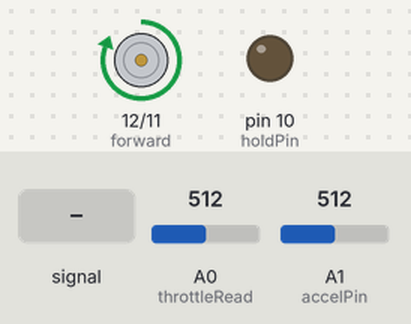
Recording of a sketch running on a simulated Arduino Uno, built with avr-gcc and run on an emulated ATmega328P. On the bench: motor-driver pin pairs drawn as motors (green arrow = first pin HIGH = forward, orange = second pin HIGH = backward, longer = more drive), output pins drawn as LEDs (lit = HIGH). Inputs (shaded band) come from the test bench; at power-on: A0 (throttleRead) = 512, A1 (accelPin) = 512.

Above: at 1.2 s.
1.3 s: A1 (accelPin) fed a 200 Hz sine of ±255 counts around its level
At 1.4 s:
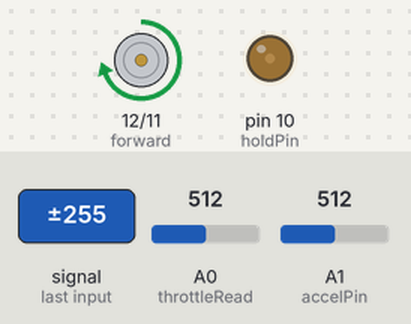
4.3 s: A0 (throttleRead) set to 716
5.8 s: A1 (accelPin) set to 177
7.3 s: A1 (accelPin) set to 161
At 8.3 s:
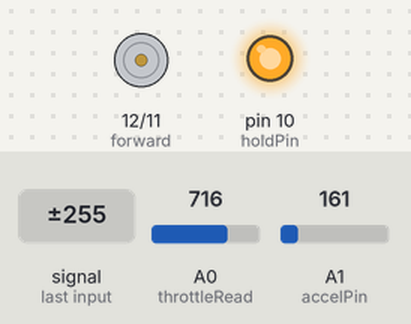
8.8 s: A0 (throttleRead) set to 582
10.3 s: A0 (throttleRead) set to 559
At 10.6 s:
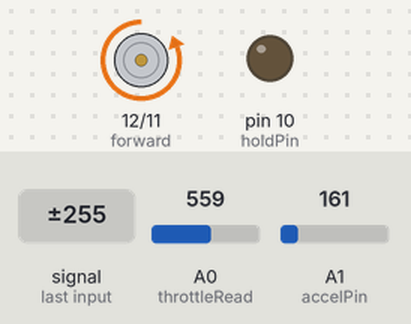
Timing chart, 0 to 12.8 s (numbered marks = the images above; inputs shaded):
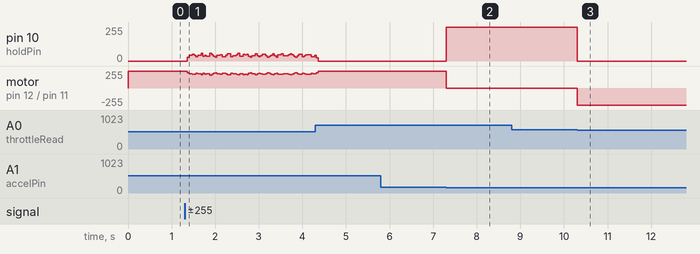

The sketch:

fullController.ino
```cpp
const int forward = 12; const int backward = 11; const int holdPin = 10;
const int throttleRead = A0; const int accelPin = A1;
const float conversion = 5 / 1024.0;
float potVoltage = 0;
float percentOpen = 0;
float error = 5.0;
float P = 1; float I = 1;
float pState, iState = 0;
float pTerm, iTerm = 0;

float test = 0;

unsigned long t0 = 0;
int sampleTime = 1;

float ref = 0;
float pedal = 0;
bool hold = false;
//bool manual = false;

int token[4];
int velIn[4];
int velInt;
float velFloat = 5.0;
float testError = 10.0;
bool manual = true;

void setup() {
  // put your setup code here, to run once:
  Serial.begin(115200);
  pinMode(forward, OUTPUT);
  pinMode(backward, OUTPUT);
  pinMode(holdPin, OUTPUT);
  digitalWrite(forward, LOW);
  digitalWrite(backward, LOW);
  digitalWrite(holdPin, LOW);
  pinMode(throttleRead, INPUT);
  pinMode(accelPin, INPUT);
}

void loop() {
  pedal = max(0,min(((countToVolt(analogRead(accelPin)) - 0.03) / 0.5) * 20.0, 100));
  if (Serial.available() > 7) {
    token[0] = Serial.read();
    token[1] = Serial.read();
    token[2] = Serial.read();
    token[3] = Serial.read();

    if (token[0] == 0xFF && token[1] == 0xFF && token[2] == 0xFF && token[3] == 0xFF) {
      velIn[0] = Serial.read();
      velIn[1] = Serial.read();
      velIn[2] = Serial.read();
      velIn[3] = Serial.read();
      velInt = (velIn[0]) | (velIn[1] << 8) | (velIn[2] << 16) | (velIn[3] << 24);
      velFloat = (float) velInt / 1000.0;
      error = testError - velFloat;
    }
  }

  pState = error;
  iState += error;
  pTerm = P * pState;
  iTerm = I * iState;
  ref = pTerm + iTerm;


  if (velFloat > 10.0 && manual == true) {
    manual = false;
  }
  ref = pedal;
  if (manual == false) {
    ref = pTerm + iTerm;
    ref = max(0, min(100.0, ref));
  }

  percentOpen = 90.0 - countToPercent(analogRead(throttleRead));

  // Serial.println(percentOpen);
  // Serial.println(velFloat);

  if (millis() >= t0) {
    t0 = t0 + sampleTime;
    hold = (abs(ref - percentOpen) < 10.0);
    if (percentOpen <= ref && hold == false) {
                  digitalWrite(holdPin, LOW);
                  digitalWrite(backward, LOW);
                  digitalWrite(forward, HIGH);
     //            Serial.println("FWD");
    }
    else if (percentOpen >= ref && hold == false) {
                  digitalWrite(holdPin, LOW);
                  digitalWrite(forward, LOW);
                  digitalWrite(backward, HIGH);
   //    Serial.println("BACK");
    }
    else {
                  digitalWrite(backward, LOW);
                  digitalWrite(forward, LOW);
                  digitalWrite(holdPin, HIGH);
     //   Serial.println("HOLD");
    }
  }
}

float countToVolt(int count) {
  return (float) count * conversion;
}

float voltsToPercent(float volts) {
  return ((volts - 0.91) / 0.0381);
}

float countToPercent(int count) {
  return ((((float)count * conversion) - 0.91) / 0.0381);
}
```

Measured:
- the behaviour switches between 171 and 170 on A1 (accelPin) (found by bisection; images 1 and 2)
- the behaviour switches between 575 and 574 on A0 (throttleRead) (found by bisection; images 2 and 3)
- after the input at 5.8 s, every drawn part: stays the same
- after the input at 7.3 s, pin 10 (holdPin): 0/255 → 255/255 at once; motor on pin 12 (forward) / pin 11 (backward): forward 255/255 → stopped at once
- after the input at 8.8 s, every drawn part: stays the same
- after the input at 10.3 s, pin 10 (holdPin): 255/255 → 0/255 at once; motor on pin 12 (forward) / pin 11 (backward): stopped → backward 255/255 at once
